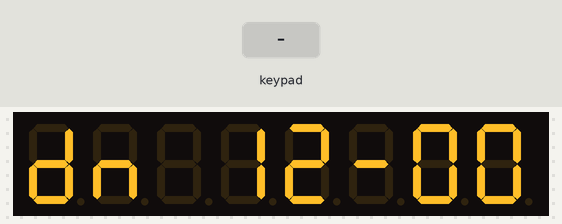
Recording of a sketch running on a simulated Arduino Uno, built with avr-gcc and run on an emulated ATmega328P. Parts: 8-digit seven-segment display. Wiring (inferred from the names in the program): TM1638 display and keys: STB pin 14; clock pin 15; DIO pin 16. The test bench sets the inputs (shaded band). Sleep ends after the set time or at an interrupt; what the sketch prints to the serial monitor is not drawn.

Above: at 0.1 s.
5.7 s: key '8' pressed
At 5.85 s:
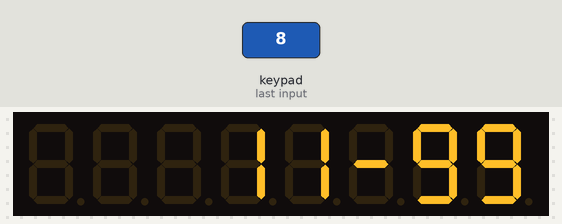
At 6.45 s:
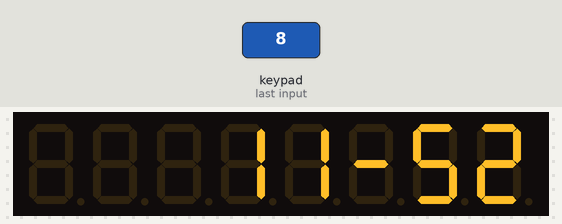
Timing chart, 0 to 7.9 s (numbered marks = the images above; inputs shaded):
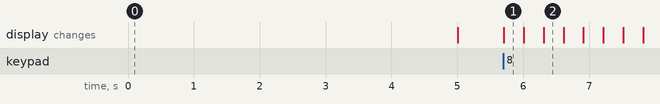

The sketch:

LAB15Checkpoint3.ino
```cpp
#include <avr/sleep.h>    //เรียกใช้คลังโปรแกรมสำหรับเรียกฟังก์ชัน sleep_cpu
#define INT0_PIN 2        //กำหนด PIN2 สำหรับการขัดจังหวะ INTO0
#define INT1_PIN 3        //กำหนด PIN3 สำหรับการขัดจังหวะ INTO1
const int strobe = 14;    //กำหนด PIN14 ใช้ส่ง strobe ไปยัง TM1638
const int clock = 15;     //กำหนด PIN15 ใช้ส่ง clock ไปยัง TM1638
const int data = 16;      //กำหนด PIN16 ใช้ส่ง data ไปยัง TM1638
uint8_t sec, subsec;      //ประกาศตัวแปร sec, subsec เก็บค่าวินาทีและ 1/100 วินาที
uint8_t mode;             //ประกาศตัวแปร mode เพื่อเปลี่ยนสถานะตัวแปร startCount (Ture/False)
bool startCount = false;  //ประกาศตัวแปร startCount สั่งเริ่มนับถอยกลัง
unsigned long startTime, prevTime;  //ประกาศตัวแปร startTime, prevTime ใช้นับถอยหลัง

void SLEEP_DISABLE()      //ฟังก์ชันสำหรับปิดทางไม่ให้ตัวประมวลผลเข้าสู่ภาวะหลับ
{                         //เริ่มฟังก์ชัน SLEEP_DISABLE
  SMCR &= 0xFE;           //สั่งให้บิต SE(บิตล่างสุด) ในเรจิสเตอร์ SMCR มีค่าตรรกะต่ำ
}                         //สิ้นสุดฟังก์ชัน SLEEP_DISABLE

void SLEEP_INITIALIZE(uint8_t m)    //ฟังก์ชันสำหรับเปิดทางให้ CPU สามารถเข้าสู่สภาวะหลับได้
{                                   //--และรับพารามิเตอร์ระบุค่าหมายเลขแบบวิธีของภาวะหลับ
  SMCR = (m << 1) | 0x01;           //ตั้งค่าแบบวิธีภาวะหลับ และตั้งให้บิต SE มีค่าตรรกะสูง
}                                   //สิ้นสุดฟังก์ชัน SLEEP_INITIALIZE

uint8_t readTM1638_Buttons(void)
//ฟังก์ชันรีเทิร์นค่าใช้สำหรับการอ่านค่าการกดปุ่มบน TM1638 แล้วส่งค่าคืนกลับมายังบอร์ด Arduino
{
  uint8_t buttons = 0;  //เริ่มต้นกำหนดให้ buttons เท่ากับ 0
  digitalWrite(strobe, LOW);  //สั่งขา strobe มีค่าเป็นตรรกะต่ำ
  shiftOut(data, clock, LSBFIRST, 0x42);

  pinMode(data, INPUT);

  for (uint8_t i = 0; i < 4; i++)
  {
    uint8_t v = shiftIn(data, clock, LSBFIRST) << i;
    buttons |= v;
  }

  pinMode(data, OUTPUT);
  digitalWrite(strobe, HIGH); //สั่งขา strobe มีค่าเป็นตรรกะสูง
  return buttons;
}

void sendCommand(uint8_t value)
//ฟังก์ชันที่ใช้ในการส่งคำสั่งและข้อมูลจากบอร์ด Arduino ไปยัง TM1638
{
  digitalWrite(strobe, LOW);  //สั่งขา strobe มีค่าเป็นตรรกะต่ำ
  shiftOut(data, clock, LSBFIRST, value); //กำหนดคำสั่งและข้อมูลที่จะส่ง
  digitalWrite(strobe, HIGH); //สั่งขา strobe มีค่าเป็นตรรกะสูงเพื่อเริ่มต้นส่งข้อมูล
}


void reset()
//ฟังก์ชันรีเช็ตการรับ-ส่งข้อมูลระหว่างงบอร์ด Arduino และ TM1638
//--เป็นการสั่งให้ LED และ 7-segments หยุดการทำงาน
{
  sendCommand(0x40); // set auto increment mode
  digitalWrite(strobe, LOW);
  shiftOut(data, clock, LSBFIRST, 0xc0);   // set starting address to 0
  for(uint8_t i = 0; i < 16; i++)
  {
    shiftOut(data, clock, LSBFIRST, 0x00);
  }
  digitalWrite(strobe, HIGH);
}

void setup() {
  Serial.begin(9600);
  // put your setup code here, to run once:
  pinMode(strobe, OUTPUT);  //กำหนดทิศทาง PINPORT สำหรับ strobe เป็น OUTPUT
  pinMode(clock, OUTPUT);   //กำหนดทิศทาง PINPORT สำหรับ clock เป็น OUTPUT
  pinMode(data, OUTPUT);    //กำหนดทิศทาง PINPORT สำหรับ data เป็น OUTPUT
  startTime = millis();     //ประกาศตัวแปร startTime = millis เริ่มนับเวลาการทำงาน
  sec = 12;                 //กำหนด sec เท่ากับ 12
  subsec = 0;               //กำหนด subsec เท่ากับ 0
  sendCommand(0x8f);        //activate เริ่มการทำงานของ TM1638
  reset();                  //reset ค่าบนบอร์ด TM1638
  display_7seg();           //7-segments เริ่มทำงาน
}

void loop() {
  if((millis() - startTime) > 5000 && !startCount){
  //ตรวจสอบว่าไม่มีการกด S8 นานเกิน 5s หรือไม่
    reset(); //หากกด S8 เกิน 5s จะ reset ค่าบอร์ด TM1638
    SLEEP_INITIALIZE(2);  //ตั้งค่าการทำงานในภาวะหลับแบบเดินเครื่องเปล่า
    sleep_cpu();          //สั่งให้ตัวประมวลผลเข้าสู่ภาวะหลับ
  }
  //หากกด S8 ภายในเวลา 5s
  mode = readTM1638_Buttons();  //มีการอ่านค่าสวิตช์และนำค่ามาเก็บในตัวแปร mode
  Serial.println(mode);
  if(mode == 0x80){ //หากสวิตช์ที่กดเป็น S8
    startCount = true;  //กำหนดค่าตัวแปร startCount เท่ากับ true
  }

  if(startCount){ //ตรวจสอบว่า startCount เท่ากับ true หรือไม่
    if((millis() - prevTime) > 10){ //หากพบว่าใช่ จะมีการกดสวิตช์ S8 ภายใน 5s
      prevTime = millis();  //เริ่มนับถอยหลังโดยการลดค่าวินาทีทุกๆ 1/100 วินาที
      if(sec == 0){ //ตรวจสอบว่า sec มีค่าเท่ากับ 0 หรือไม่
        subsec = 0;
        //ตรวจสอบพบว่า sec มีค่าเท่ากับ 0
        //--จะมีการนับถอยหลังจนถึงค่า 0
        //--และกระพริบเลข 00-00 จำนวน 2 ครั้ง
        display_7seg();
        delay(500);
        reset();
        delay(500);
        display_7seg();
        delay(500);
        reset();
        delay(500);
        display_7seg();
        delay(500);
        reset();
        SLEEP_INITIALIZE(2);  //ตั้งค่าการทำงานในภาวะหลับแบบเดินเครื่องเปล่า
        sleep_cpu();          //สั่งให้ตัวประมวลผลเข้าสู่ภาวะหลับ
      }else{  //ตรวจสอบพบว่า sec มีค่าไม่เท่ากับ 0
        (subsec > 0) ? subsec-- : (subsec = 99, sec--); //นับถอยหลังต่อไป
        display_7seg(); //OUTPUT แสดงผลบน 7-segments
      }
    }
  }

}

void display_7seg() //ฟังก์ชันการแสดงผล OUTPUT บน 7-segments
{
  //กำหนดการติด-ดับของ 7-segments
   uint8_t ch[] = {0b01011110, 0b01010100};
   uint8_t digits[] = { 0x3f, 0x06, 0x5b, 0x4f, 0x66, 0x6d, 0x7d, 0x07, 0x7f, 0x6f };
   sendCommand(0x44); // set single address

  //ตัวอักษร d และ n
   digitalWrite(strobe, LOW);
   shiftOut(data, clock, LSBFIRST, 0xc0);
   shiftOut(data, clock, LSBFIRST, startCount ? 0 : ch[0]);
   digitalWrite(strobe, HIGH);
   digitalWrite(strobe, LOW);
   shiftOut(data, clock, LSBFIRST, 0xc2);
   shiftOut(data, clock, LSBFIRST, startCount ? 0 : ch[1]);
   digitalWrite(strobe, HIGH);

   //Sec
   digitalWrite(strobe, LOW);
   shiftOut(data, clock, LSBFIRST, 0xc6);
   shiftOut(data, clock, LSBFIRST, digits[sec/10]);
   digitalWrite(strobe, HIGH);
   digitalWrite(strobe, LOW);
   shiftOut(data, clock, LSBFIRST, 0xc8);
   shiftOut(data, clock, LSBFIRST, digits[sec%10]);
   digitalWrite(strobe, HIGH);

   //Seperate
   digitalWrite(strobe, LOW);
   shiftOut(data, clock, LSBFIRST, 0xca);
   shiftOut(data, clock, LSBFIRST, 0x40);
   digitalWrite(strobe, HIGH);

   //1/100 Sec (Subsec)
   digitalWrite(strobe, LOW);
   shiftOut(data, clock, LSBFIRST, 0xcc);
   shiftOut(data, clock, LSBFIRST, digits[subsec/10]);
   digitalWrite(strobe, HIGH);
   digitalWrite(strobe, LOW);
   shiftOut(data, clock, LSBFIRST, 0xce);
   shiftOut(data, clock, LSBFIRST, digits[subsec%10]);
   digitalWrite(strobe, HIGH);
}
```

Measured:
- after the input at 5.7 s, the display: changes at once (image 1)
